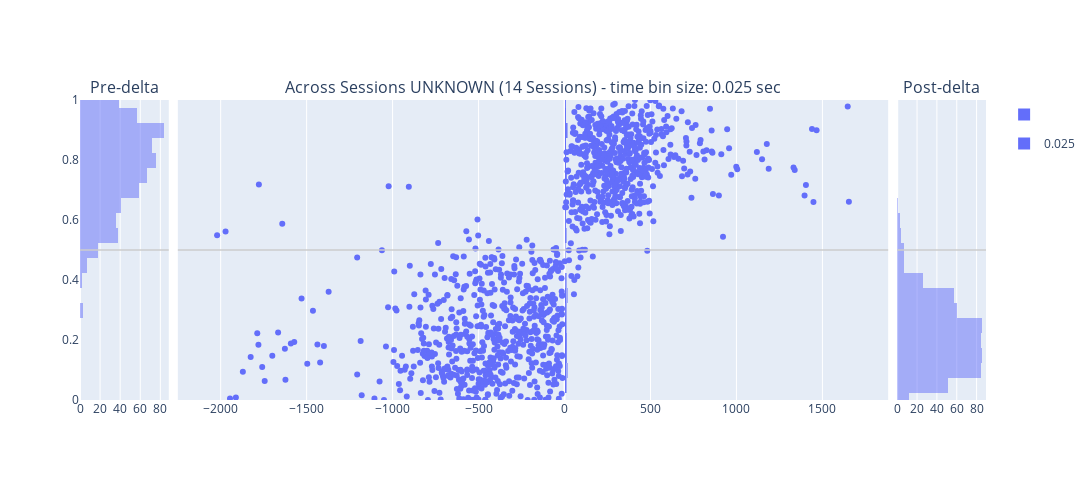

The code cell stored with this chart in its notebook:
### Code cell
import plotly.subplots as sp
import plotly.graph_objs as go

# data_results_df: pd.DataFrame = deepcopy(all_sessions_laps_df) # all_sessions_laps_time_bin_df
# histogram_bins = 'auto'
histogram_bins: int = 25

new_laps_fig, new_laps_fig_context = plotly_pre_post_delta_scatter(data_results_df=deepcopy(all_sessions_laps_df), out_scatter_fig=fig_laps, histogram_bins=histogram_bins)
new_laps_fig

new_laps_fig = new_laps_fig.update_layout(fig_size_kwargs)

_extras_output_dict = {}
_extras_output_dict["y_mid_line"] = new_laps_fig.add_hline(y=0.5, line=dict(color="rgba(0.8,0.8,0.8,.75)", width=2), row='all', col='all')

# # Update layout to add a title to the legend
# new_fig_ripples.update_layout(
#     legend_title_text='Is User Selected'  # Add a title to the legend
# )

# fig_to_clipboard(new_fig_ripples, **fig_size_kwargs)

new_laps_fig_context: IdentifyingContext = new_laps_fig_context.adding_context_if_missing(epoch='laps', num_sessions=num_sessions, plot_type='scatter+hist', comparison='pre-post-delta', variable_name=variable_name)
figure_out_paths = save_plotly(a_fig=new_laps_fig, a_fig_context=new_laps_fig_context)
new_laps_fig
